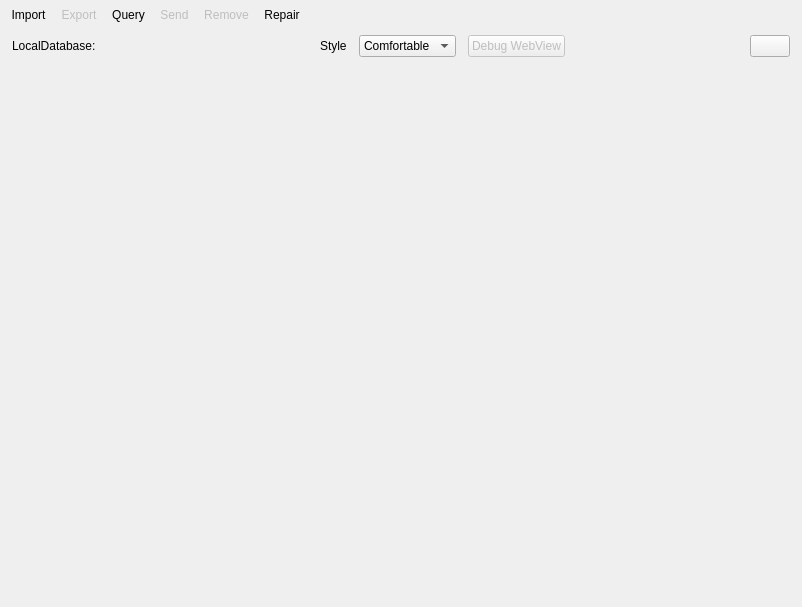
<?xml version="1.0" encoding="UTF-8"?>
<ui version="4.0">
 <class>ctkDICOMBrowser</class>
 <widget class="QWidget" name="ctkDICOMBrowser">
  <property name="geometry">
   <rect>
    <x>0</x>
    <y>0</y>
    <width>802</width>
    <height>607</height>
   </rect>
  </property>
  <property name="sizePolicy">
   <sizepolicy hsizetype="Preferred" vsizetype="Preferred">
    <horstretch>0</horstretch>
    <verstretch>0</verstretch>
   </sizepolicy>
  </property>
  <property name="windowTitle">
   <string>ctkDICOMBrowser</string>
  </property>
  <layout class="QVBoxLayout" name="verticalLayout_2">
   <property name="leftMargin">
    <number>0</number>
   </property>
   <property name="topMargin">
    <number>0</number>
   </property>
   <property name="rightMargin">
    <number>0</number>
   </property>
   <property name="bottomMargin">
    <number>12</number>
   </property>
   <item>
    <widget class="QToolBar" name="ToolBar">
     <property name="windowTitle">
      <string>toolBar</string>
     </property>
     <property name="floatable">
      <bool>true</bool>
     </property>
     <addaction name="ActionImport"/>
     <addaction name="ActionExport"/>
     <addaction name="ActionQuery"/>
     <addaction name="ActionSend"/>
     <addaction name="ActionRemove"/>
     <addaction name="ActionRepair"/>
    </widget>
   </item>
   <item>
    <layout class="QVBoxLayout" name="VerticalLayout">
     <property name="spacing">
      <number>12</number>
     </property>
     <item>
      <layout class="QHBoxLayout" name="TopLayout">
       <property name="leftMargin">
        <number>12</number>
       </property>
       <property name="rightMargin">
        <number>12</number>
       </property>
       <item>
        <widget class="QLabel" name="DatabaseNameLabel">
         <property name="maximumSize">
          <size>
           <width>100</width>
           <height>20</height>
          </size>
         </property>
         <property name="text">
          <string>LocalDatabase:</string>
         </property>
        </widget>
       </item>
       <item>
        <widget class="ctkDirectoryButton" name="DirectoryButton" native="true">
         <property name="minimumSize">
          <size>
           <width>200</width>
           <height>20</height>
          </size>
         </property>
        </widget>
       </item>
       <item>
        <widget class="QLabel" name="tablesDensityLabel">
         <property name="maximumSize">
          <size>
           <width>100</width>
           <height>20</height>
          </size>
         </property>
         <property name="text">
          <string>Style</string>
         </property>
        </widget>
       </item>
       <item>
        <widget class="QComboBox" name="tableDensityComboBox">
         <item>
          <property name="text">
           <string>Comfortable</string>
          </property>
         </item>
         <item>
          <property name="text">
           <string>Cozy</string>
          </property>
         </item>
         <item>
          <property name="text">
           <string>Compact</string>
          </property>
         </item>
         <item>
          <property name="text">
           <string>Web</string>
          </property>
         </item>
        </widget>
       </item>
       <item>
        <widget class="QPushButton" name="DebugWebViewButton">
         <property name="enabled">
          <bool>false</bool>
         </property>
         <property name="text">
          <string>Debug WebView</string>
         </property>
        </widget>
       </item>
       <item>
        <spacer name="HorizontalSpacer">
         <property name="orientation">
          <enum>Qt::Horizontal</enum>
         </property>
         <property name="sizeHint" stdset="0">
          <size>
           <width>40</width>
           <height>20</height>
          </size>
         </property>
        </spacer>
       </item>
       <item>
        <widget class="QPushButton" name="launchBrowserButton">
         <property name="text">
          <string/>
         </property>
         <property name="icon">
          <iconset theme="applications-internet"/>
         </property>
        </widget>
       </item>
      </layout>
     </item>
    </layout>
   </item>
   <item>
    <widget class="QStackedWidget" name="TableStack">
     <widget class="QWidget" name="TablesPage" native="true">
      <layout class="QHBoxLayout" name="QueryLayout" stretch="0">
       <property name="spacing">
        <number>0</number>
       </property>
       <property name="leftMargin">
        <number>1</number>
       </property>
       <property name="rightMargin">
        <number>1</number>
       </property>
       <item>
        <widget class="ctkDICOMTableManager" name="dicomTableManager" native="true">
         <property name="dynamicTableLayout" stdset="0">
          <bool>true</bool>
         </property>
         <property name="m_DynamicLayout" stdset="0">
          <bool>true</bool>
         </property>
        </widget>
       </item>
      </layout>
     </widget>
     <widget class="QWidget" name="WebPage"/>
    </widget>
   </item>
  </layout>
  <action name="ActionImport">
   <property name="text">
    <string>Import</string>
   </property>
   <property name="toolTip">
    <string>Import a DICOM file or folder</string>
   </property>
  </action>
  <action name="ActionExport">
   <property name="enabled">
    <bool>false</bool>
   </property>
   <property name="text">
    <string>Export</string>
   </property>
   <property name="toolTip">
    <string>Export selected study/series to a DICOM folder (not yet available)</string>
   </property>
  </action>
  <action name="ActionQuery">
   <property name="text">
    <string>Query</string>
   </property>
   <property name="toolTip">
    <string>Query and Retrieve DICOM studies from a DICOM node</string>
   </property>
  </action>
  <action name="ActionSend">
   <property name="enabled">
    <bool>false</bool>
   </property>
   <property name="text">
    <string>Send</string>
   </property>
   <property name="toolTip">
    <string>Send DICOM Studies to a DICOM node (not yet available)</string>
   </property>
  </action>
  <action name="ActionRemove">
   <property name="enabled">
    <bool>false</bool>
   </property>
   <property name="text">
    <string>Remove</string>
   </property>
   <property name="toolTip">
    <string>Remove selected series, studies, patients from database</string>
   </property>
  </action>
  <action name="ActionRepair">
   <property name="enabled">
    <bool>true</bool>
   </property>
   <property name="text">
    <string>Repair</string>
   </property>
   <property name="toolTip">
    <string>Check whether all the files associated with images in the local Database are available on the disk.</string>
   </property>
  </action>
 </widget>
 <customwidgets>
  <customwidget>
   <class>ctkDirectoryButton</class>
   <extends>QWidget</extends>
   <header>ctkDirectoryButton.h</header>
   <container>1</container>
   <slots>
    <signal>directoryChanged(QString)</signal>
   </slots>
  </customwidget>
  <customwidget>
   <class>ctkDICOMTableManager</class>
   <extends>QWidget</extends>
   <header>ctkDICOMTableManager.h</header>
   <container>1</container>
  </customwidget>
 </customwidgets>
 <resources/>
 <connections>
  <connection>
   <sender>ActionImport</sender>
   <signal>triggered(bool)</signal>
   <receiver>ctkDICOMBrowser</receiver>
   <slot>openImportDialog()</slot>
   <hints>
    <hint type="sourcelabel">
     <x>-1</x>
     <y>-1</y>
    </hint>
    <hint type="destinationlabel">
     <x>319</x>
     <y>239</y>
    </hint>
   </hints>
  </connection>
  <connection>
   <sender>ActionExport</sender>
   <signal>triggered(bool)</signal>
   <receiver>ctkDICOMBrowser</receiver>
   <slot>openExportDialog()</slot>
   <hints>
    <hint type="sourcelabel">
     <x>-1</x>
     <y>-1</y>
    </hint>
    <hint type="destinationlabel">
     <x>319</x>
     <y>239</y>
    </hint>
   </hints>
  </connection>
  <connection>
   <sender>ActionQuery</sender>
   <signal>triggered(bool)</signal>
   <receiver>ctkDICOMBrowser</receiver>
   <slot>openQueryDialog()</slot>
   <hints>
    <hint type="sourcelabel">
     <x>-1</x>
     <y>-1</y>
    </hint>
    <hint type="destinationlabel">
     <x>319</x>
     <y>239</y>
    </hint>
   </hints>
  </connection>
  <connection>
   <sender>ActionRemove</sender>
   <signal>triggered()</signal>
   <receiver>ctkDICOMBrowser</receiver>
   <slot>onRemoveAction()</slot>
   <hints>
    <hint type="sourcelabel">
     <x>-1</x>
     <y>-1</y>
    </hint>
    <hint type="destinationlabel">
     <x>391</x>
     <y>303</y>
    </hint>
   </hints>
  </connection>
  <connection>
   <sender>ActionRepair</sender>
   <signal>triggered()</signal>
   <receiver>ctkDICOMBrowser</receiver>
   <slot>onRepairAction()</slot>
   <hints>
    <hint type="sourcelabel">
     <x>-1</x>
     <y>-1</y>
    </hint>
    <hint type="destinationlabel">
     <x>400</x>
     <y>303</y>
    </hint>
   </hints>
  </connection>
 </connections>
 <slots>
  <slot>openImportDialog()</slot>
  <slot>openExportDialog()</slot>
  <slot>openQueryDialog()</slot>
  <slot>onDatabaseDirectoryChaged(QString)</slot>
  <slot>onNextImage()</slot>
  <slot>onPreviousImage()</slot>
  <slot>onNextSeries()</slot>
  <slot>onPreviousSeries()</slot>
  <slot>onNextStudy()</slot>
  <slot>onPreviousStudy()</slot>
  <slot>onAutoPlayCheckboxStateChanged(int)</slot>
  <slot>onThumbnailWidthSliderValueChanged(int)</slot>
  <slot>onRemoveAction()</slot>
 </slots>
</ui>
